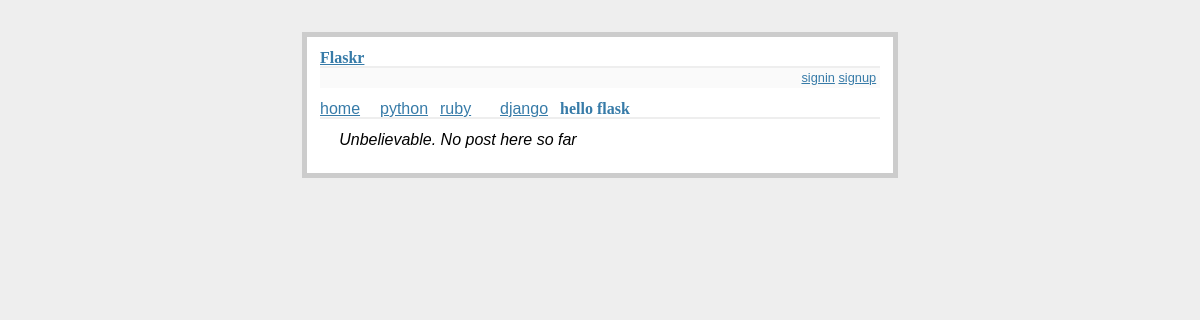
The app's page /detail/27, older data.
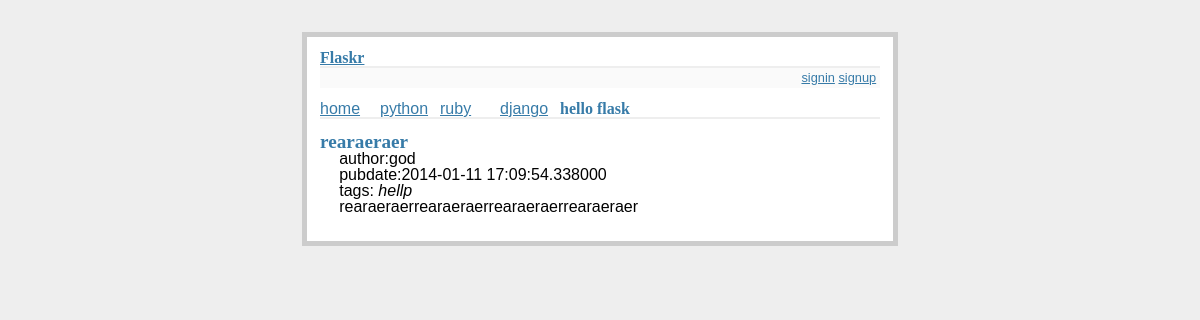
The same page, newer data.
### app/models.py (models this page shows, shortened)
class Category(db.Model):
    id = db.Column(db.Integer, primary_key=True)
    name = db.Column(db.String(50))

class Post(db.Model):
    id = db.Column(db.Integer, primary_key=True)
    title = db.Column(db.String(80))
    body = db.Column(db.Text)
    pub_date = db.Column(db.DateTime)
    category_id = db.Column(db.Integer, db.ForeignKey('category.id'))
    category = db.relationship(
        'Category', backref=db.backref('posts', lazy='dynamic'))
    user_id = db.Column(db.Integer, db.ForeignKey('user.id'))
    user = db.relationship(
        'User', backref=db.backref('users', lazy='dynamic'))
    tags = db.relationship('Tag', secondary=tag_post,
                           backref=db.backref('tags', lazy='dynamic'))

class User(db.Model):
    id = db.Column(db.Integer, primary_key=True)
    nickname = db.Column(db.String(60), index=True, unique=True)
    email = db.Column(db.String(120), index=True, unique=True)
    password = db.Column(db.String(40), index=True, unique=True)
    role = db.Column(db.SmallInteger, default=ROLE_USER)

class Tag(db.Model):
    id = db.Column(db.Integer, primary_key=True)
    content = db.Column(db.String(100))
    posts = db.relationship('Post', secondary=tag_post,
                            backref=db.backref('posts', lazy='dynamic'))

### app/views.py (the view)
@app.route('/detail/<id>')
def detail(id):
    categories = Category.query.filter().all()
    post = Post.query.filter_by(id=id).first()
    return render_template('detail.html', categories=categories, post=post)

### app/templates/detail.html
{% extends "base.html" %}
{% block content %}
  <h1>hello flask</h1>
  <ul class=entries>
  {% if post %}
    <li>
      <h2>{{ post.title }}</h2>
      <span>
        author:{{ post.user.nickname }}<br />
        pubdate:{{ post.pub_date }}<br />
        tags:
        {% if post.tags %}
          {% for tag in post.tags %}
          <em>{{ tag.content }}</em>
          {% endfor %}
        {% else %}
          None
        {% endif %}
      </span>
      <div>
        {{ post.body|safe }}
      </div>
    </li>
  {% else %}
    <li><em>Unbelievable.  No post here so far</em></li>
  {% endif %}
  </ul>
{% endblock %}

### app/templates/base.html (shortened to what this page needs)
<!doctype html>
<html>
  <head>
    <link rel=stylesheet type=text/css href="{{ url_for('static', filename='reset.css') }}">
    <link rel=stylesheet type=text/css href="{{ url_for('static', filename='style.css') }}">
  </head>
  <body>
    <div class=page>
      <h1><a href="{{ url_for('index') }}">Flaskr</a></h1>
      <div class=metanav>
        <div>
          {% if current_user.is_authenticated() %}
            {% if current_user and current_user.role == 1%}
            <a href="{{ url_for('signout') }}">admin</a>
            <a href="{{ url_for('post') }}">post</a>
            {% endif %}
            <a href="{{ url_for('tags') }}">tags</a>
            <a href="{{ url_for('signout') }}">signout</a>
          {% else %}
            <a href="{{ url_for('signin') }}">signin</a>
            <a href="{{ url_for('signup') }}">signup</a>
          {% endif %}
        </div>
      </div>
        {% if categories %}
         <div id="nav">
          <ul>
            <li><a href="{{ url_for('index') }}">home</a>
            {% for category in categories %}
            <li><a href="{{ url_for('list', name=category.name) }}">{{ category.name }}</a></li>
            {% endfor %}
          </ul>
        </div>
        {% endif %}
        {% block content %}{% endblock %}
    </div>
  </body>
</html>

Row changes from the older to the newer data that the page shows:
added Post: title "rearaeraer", pub_date "2014-01-11 17:09:54.338000", body "rearaeraerrearaeraerrearaeraerrearaeraer"
now on this page (row unchanged): User: user.nickname "god"
added Tag: content "hellp"
Text that changed along with them:
text no longer shown: "Unbelievable. No post here so far"
text now shown: "author: pubdate: tags:"
